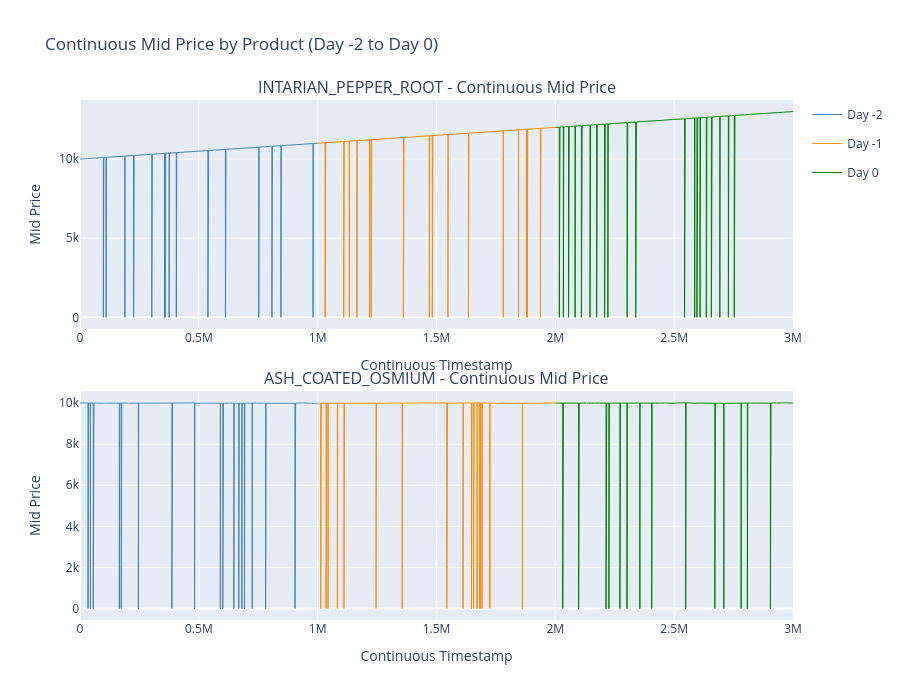

Notebook source saved alongside this figure:
### Markdown cell above
## Price Graph, per product, contineous time

### Code cell
# ── Continuous mid price plots (day -2 → day -1 → day 0) ─────────────────────
# Timestamps reset to 0 each day, so offset them to make x-axis continuous
def add_continuous_ts(df, day_col='day'):
    df = df.copy().sort_values([day_col, 'timestamp'])
    max_ts = df.groupby(day_col)['timestamp'].max()
    offset = 0
    offsets = {}
    for day in sorted(df[day_col].unique()):  # -2, -1, 0
        offsets[day] = offset
        offset += max_ts[day] + 100  # small gap between days
    df['cont_ts'] = df.apply(lambda r: r['timestamp'] + offsets[r[day_col]], axis=1)
    return df

prices_pepper_c = add_continuous_ts(prices_pepper)
prices_osmium_c = add_continuous_ts(prices_osmium)

fig3 = make_subplots(rows=2, cols=1,
                     subplot_titles=['INTARIAN_PEPPER_ROOT - Continuous Mid Price',
                                     'ASH_COATED_OSMIUM - Continuous Mid Price'],
                     vertical_spacing=0.12)

for row, (prices_c, name) in enumerate([(prices_pepper_c, 'INTARIAN_PEPPER_ROOT'),
                                         (prices_osmium_c,  'ASH_COATED_OSMIUM')], start=1):
    for day_val, (color, label) in day_styles.items():
        subset = prices_c[prices_c['day'] == day_val]
        fig3.add_trace(
            go.Scatter(x=subset['cont_ts'], y=subset['mid_price'],
                       mode='lines', name=label, legendgroup=label,
                       showlegend=(row == 1),
                       line=dict(color=color, width=1),
                       customdata=subset['timestamp'],
                       hovertemplate=f'Day: {day_val}<br>Timestamp: %{{customdata}}<br>Price: %{{y}}<extra></extra>'),
            row=row, col=1
        )

fig3.update_layout(height=700, title='Continuous Mid Price by Product (Day -2 to Day 0)',
                   hovermode='x unified')
fig3.update_xaxes(title_text='Continuous Timestamp')
fig3.update_yaxes(title_text='Mid Price')
fig3.show()

### Figure 1 — Plotly figure (JSON) as saved in the notebook; plotly's stock layout.template omitted (floating-point values rounded to 4 significant figures; data arrays with more than 128 entries replaced by an {"elided": "..."} marker saying what was removed)
{"data": [{"customdata": {"elided": "10000 int values"}, "hovertemplate": "Day: -2<br>Timestamp: %{customdata}<br>Price: %{y}<extra></extra>", "legendgroup": "Day -2", "line": {"color": "steelblue", "width": 1}, "mode": "lines", "name": "Day -2", "showlegend": true, "type": "scatter", "x": {"elided": "10000 int values"}, "xaxis": "x", "y": {"elided": "10000 float values"}, "yaxis": "y"}, {"customdata": {"elided": "10000 int values"}, "hovertemplate": "Day: -1<br>Timestamp: %{customdata}<br>Price: %{y}<extra></extra>", "legendgroup": "Day -1", "line": {"color": "darkorange", "width": 1}, "mode": "lines", "name": "Day -1", "showlegend": true, "type": "scatter", "x": {"elided": "10000 int values"}, "xaxis": "x", "y": {"elided": "10000 float values"}, "yaxis": "y"}, {"customdata": {"elided": "10000 int values"}, "hovertemplate": "Day: 0<br>Timestamp: %{customdata}<br>Price: %{y}<extra></extra>", "legendgroup": "Day 0", "line": {"color": "green", "width": 1}, "mode": "lines", "name": "Day 0", "showlegend": true, "type": "scatter", "x": {"elided": "10000 int values"}, "xaxis": "x", "y": {"elided": "10000 float values"}, "yaxis": "y"}, {"customdata": {"elided": "10000 int values"}, "hovertemplate": "Day: -2<br>Timestamp: %{customdata}<br>Price: %{y}<extra></extra>", "legendgroup": "Day -2", "line": {"color": "steelblue", "width": 1}, "mode": "lines", "name": "Day -2", "showlegend": false, "type": "scatter", "x": {"elided": "10000 int values"}, "xaxis": "x2", "y": {"elided": "10000 float values"}, "yaxis": "y2"}, {"customdata": {"elided": "10000 int values"}, "hovertemplate": "Day: -1<br>Timestamp: %{customdata}<br>Price: %{y}<extra></extra>", "legendgroup": "Day -1", "line": {"color": "darkorange", "width": 1}, "mode": "lines", "name": "Day -1", "showlegend": false, "type": "scatter", "x": {"elided": "10000 int values"}, "xaxis": "x2", "y": {"elided": "10000 float values"}, "yaxis": "y2"}, {"customdata": {"elided": "10000 int values"}, "hovertemplate": "Day: 0<br>Timestamp: %{customdata}<br>Price: %{y}<extra></extra>", "legendgroup": "Day 0", "line": {"color": "green", "width": 1}, "mode": "lines", "name": "Day 0", "showlegend": false, "type": "scatter", "x": {"elided": "10000 int values"}, "xaxis": "x2", "y": {"elided": "10000 float values"}, "yaxis": "y2"}], "layout": {"annotations": [{"font": {"size": 16}, "showarrow": false, "text": "INTARIAN_PEPPER_ROOT - Continuous Mid Price", "x": 0.5, "xanchor": "center", "xref": "paper", "y": 1, "yanchor": "bottom", "yref": "paper"}, {"font": {"size": 16}, "showarrow": false, "text": "ASH_COATED_OSMIUM - Continuous Mid Price", "x": 0.5, "xanchor": "center", "xref": "paper", "y": 0.44, "yanchor": "bottom", "yref": "paper"}], "height": 700, "hovermode": "x unified", "title": {"text": "Continuous Mid Price by Product (Day -2 to Day 0)"}, "xaxis": {"anchor": "y", "domain": [0, 1], "title": {"text": "Continuous Timestamp"}}, "xaxis2": {"anchor": "y2", "domain": [0, 1], "title": {"text": "Continuous Timestamp"}}, "yaxis": {"anchor": "x", "domain": [0.56, 1], "title": {"text": "Mid Price"}}, "yaxis2": {"anchor": "x2", "domain": [0, 0.44], "title": {"text": "Mid Price"}}}}
